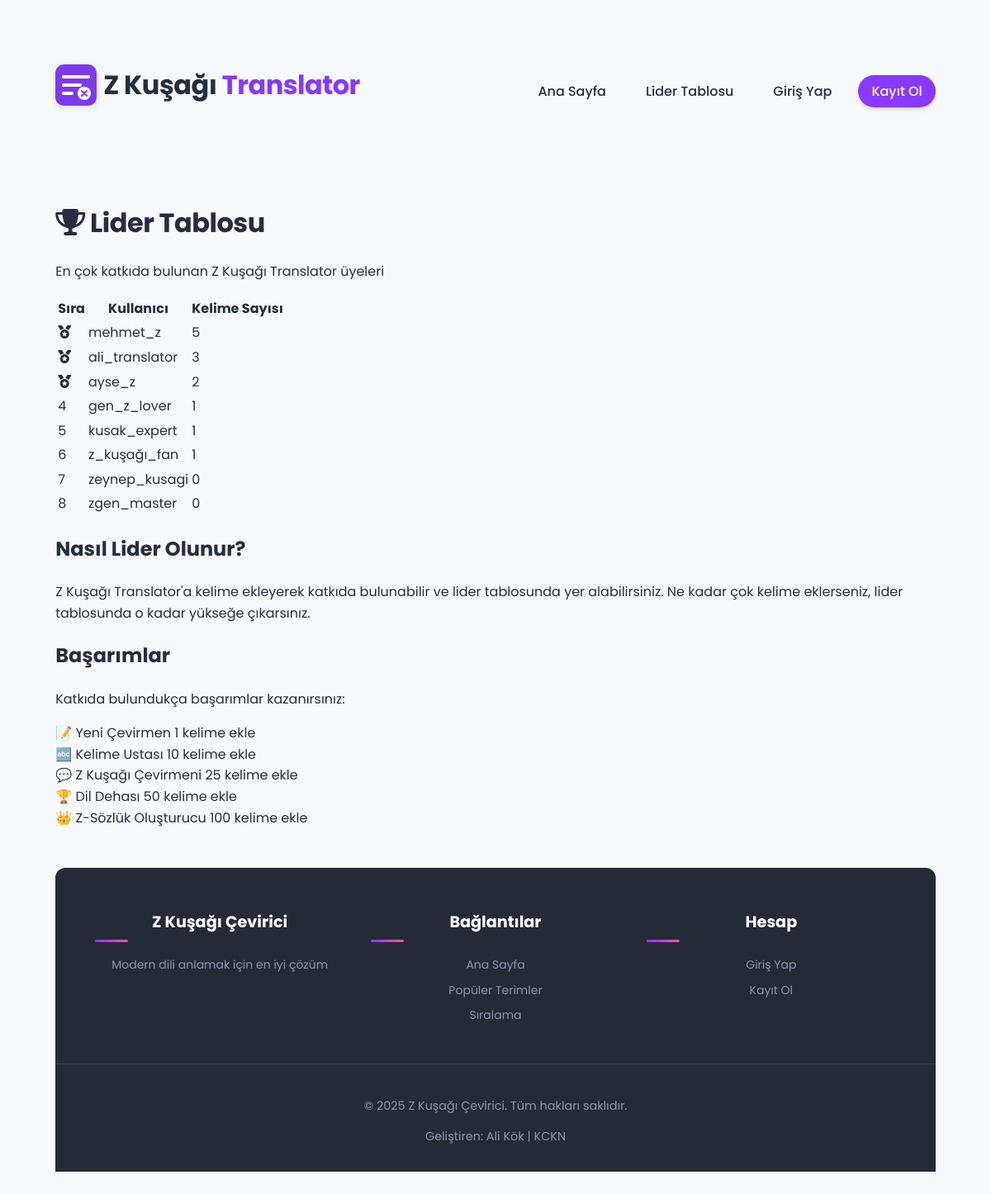
The app's page /leaderboard, older data.
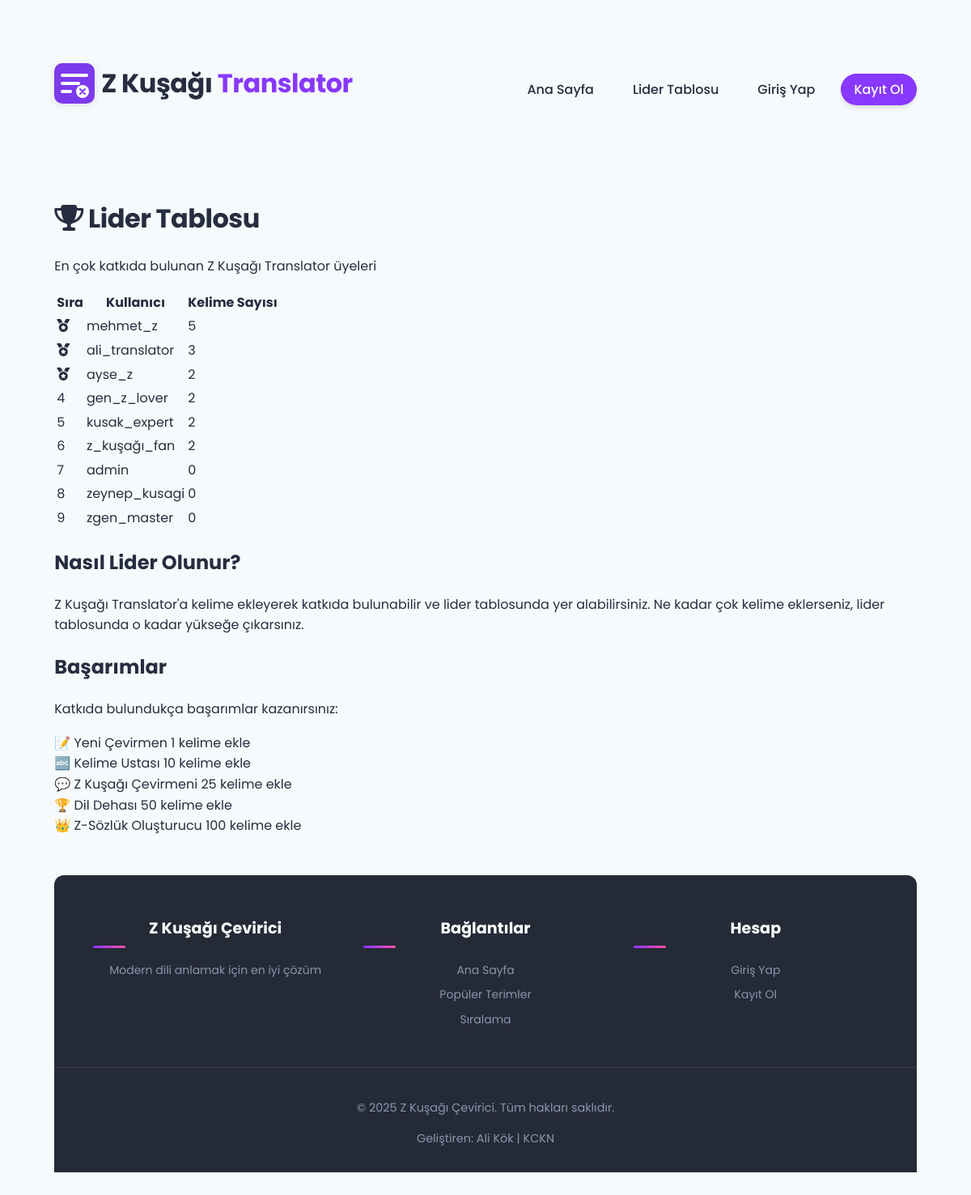
The same page, newer data.
### tables this page shows
CREATE TABLE users (
        id INTEGER PRIMARY KEY AUTOINCREMENT,
        username TEXT UNIQUE NOT NULL,
        email TEXT UNIQUE NOT NULL,
        password_hash TEXT NOT NULL,
        created_at TIMESTAMP DEFAULT CURRENT_TIMESTAMP,
        updated_at TIMESTAMP DEFAULT CURRENT_TIMESTAMP,
        contribution_count INTEGER DEFAULT 0,
        bio TEXT,
        is_admin INTEGER DEFAULT 0
    );

### app.py (the view)
@app.route('/leaderboard')
def leaderboard():
    try:
        user = None
        is_user_admin = False
        if 'user_id' in session:
            try:
                user = get_user_by_id(session['user_id'])
                is_user_admin = is_admin(session['user_id']) if user else False
            except Exception as e:
                logger.error(f"Leaderboard - kullanıcı bilgileri alınırken hata: {e}")
        top_contributors = get_top_contributors(20)
        return render_template('leaderboard.html',
                            contributors=top_contributors,
                            user=user,
                            is_admin=is_user_admin)
    except Exception as e:
        logger.error(f"Leaderboard sayfası yüklenirken hata: {e}")
        return render_template('error.html',
                            error_message="Liderlik tablosu yüklenirken bir hata oluştu.",
                            user=None)

### db_config.py (called while the page is built)
def get_db_connection():
    if 'DATABASE_URL' in os.environ or 'PGDATABASE' in os.environ:
        logger.info("PostgreSQL veritabanı kullanılıyor (Railway)")
        return get_postgres_connection()
    else:
        logger.info("SQLite veritabanı kullanılıyor (Railway PostgreSQL bulunamadı)")
        return get_sqlite_connection()

### templates/leaderboard.html (shortened to what this page needs)
{% extends "layout.html" %}
{% block content %}
<div class="leaderboard-container">
    <h1><i class="fas fa-trophy"></i> Lider Tablosu</h1>
    <p class="leaderboard-intro">En çok katkıda bulunan Z Kuşağı Translator üyeleri</p>
    <div class="leaderboard-table">
        <table class="contributor-table">
            <thead>
                <tr>
                    <th class="rank-column">Sıra</th>
                    <th class="user-column">Kullanıcı</th>
                    <th class="count-column">Kelime Sayısı</th>
                </tr>
            </thead>
            <tbody>
                {% if contributors %}
                    {% for contributor in contributors %}
                        <tr class="contributor-row {% if loop.index <= 3 %}top-{{ loop.index }}{% endif %}">
                            <td class="rank-column">
                                {% if loop.index == 1 %}
                                    <i class="fas fa-medal gold"></i>
                                {% elif loop.index == 2 %}
                                    <i class="fas fa-medal silver"></i>
                                {% elif loop.index == 3 %}
                                    <i class="fas fa-medal bronze"></i>
                                {% else %}
                                    {{ loop.index }}
                                {% endif %}
                            </td>
                            <td class="user-column">{{ contributor.username }}</td>
                            <td class="count-column">{{ contributor.contribution_count }}</td>
                        </tr>
                    {% endfor %}
                {% endif %}
            </tbody>
        </table>
    </div>
    <div class="leaderboard-info">
        <h2>Nasıl Lider Olunur?</h2>
        <p>Z Kuşağı Translator'a kelime ekleyerek katkıda bulunabilir ve lider tablosunda yer alabilirsiniz. Ne kadar çok kelime eklerseniz, lider tablosunda o kadar yükseğe çıkarsınız.</p>
        <h2>Başarımlar</h2>
        <p>Katkıda bulundukça başarımlar kazanırsınız:</p>
        <div class="achievements-list">
            <div class="achievement-item">
                <span class="achievement-icon">📝</span>
                <span class="achievement-name">Yeni Çevirmen</span>
                <span class="achievement-req">1 kelime ekle</span>
            </div>
            <div class="achievement-item">
                <span class="achievement-icon">🔤</span>
                <span class="achievement-name">Kelime Ustası</span>
                <span class="achievement-req">10 kelime ekle</span>
            </div>
            <div class="achievement-item">
                <span class="achievement-icon">💬</span>
                <span class="achievement-name">Z Kuşağı Çevirmeni</span>
                <span class="achievement-req">25 kelime ekle</span>
            </div>
            <div class="achievement-item">
                <span class="achievement-icon">🏆</span>
                <span class="achievement-name">Dil Dehası</span>
                <span class="achievement-req">50 kelime ekle</span>
            </div>
            <div class="achievement-item">
                <span class="achievement-icon">👑</span>
                <span class="achievement-name">Z-Sözlük Oluşturucu</span>
                <span class="achievement-req">100 kelime ekle</span>
            </div>
        </div>
    </div>
</div>
{% endblock %}

Row changes from the older to the newer data that the page shows:
changed users "gen_z_lover": contribution_count "1" → "2"
changed users "kusak_expert": contribution_count "1" → "2"
changed users "z_kuşağı_fan": contribution_count "1" → "2"
added users: username "admin", contribution_count "0"
